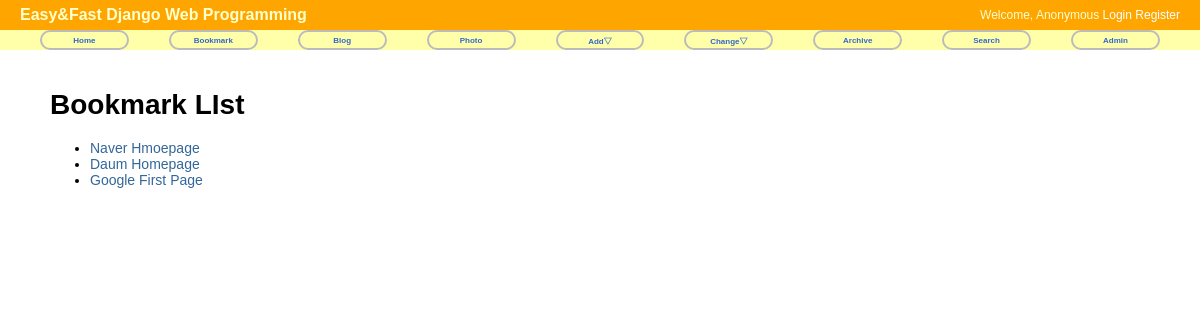
The page /bookmark/ on the database as committed earlier.
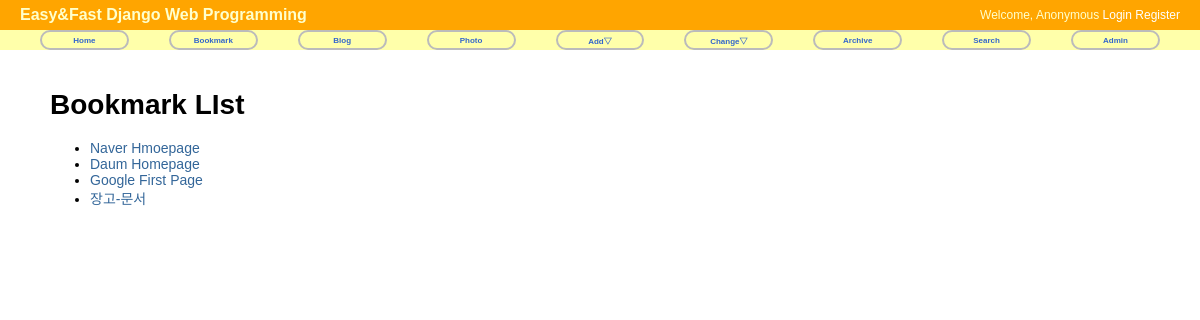
The same page on the database as committed later.
### bookmark/models.py (models this page shows)
class Bookmark(models.Model):
    title = models.CharField(max_length=100, blank=True, null=True)
    url = models.URLField('url', unique=True)
    owner = models.ForeignKey(User, null=True, on_delete=models.DO_NOTHING)  # models.CASCADE
    def __str__(self):
        return self.title

### bookmark/views.py (the view)
# urls.py: path('', views.BookmarkLV.as_view(), name='index'),
class BookmarkLV(ListView):
    model = Bookmark

### bookmark/templates/bookmark/bookmark_list.html (shortened to what this page needs)
{% extends "base.html" %}
{% block content %}
<div id="content">
    <h1>Bookmark LIst</h1>
    <ul>
        {% for bookmark in object_list %}
            <li><a href="{% url 'bookmark:detail' bookmark.id %}">{{ bookmark }}</a></li>
        {% endfor %}
    </ul>
</div>
{% endblock %}

### templates/base.html (shortened to what this page needs)
<!doctype html>
<html lang="ko">
<head>
    {% load staticfiles %}
    <link rel="stylesheet" href="{% static 'css/base.css' %}" type="text/css">
    <link rel="stylesheet" href="{% block extrastyle %}{% endblock %}">
</head>
<body>
<div id="header">
    <h2 class="maintitle">Easy&amp;Fast Django Web Programming</h2>
    {% if user.is_active %}
    <h4 class="welcome">Welcome,
        <strong>{% firstof user.get_short_name user.get_username %}</strong>
        <a href="{% url 'password_change' %}">Change Password</a>
        <a href="{% url 'logout' %}">Logout</a>
    </h4>
    {% else %}
    <h4 class="welcome">Welcome, Anonymous
        <a href="{% url 'login' %}">Login</a>
        <a href="{% url 'register' %}">Register</a>
    </h4>
    {% endif %}
</div>
<div id="menu">
    <li><a href="{% url 'home' %}">Home</a></li>
    <li><a href="{% url 'bookmark:index' %}">Bookmark</a></li>
    <li><a href="{% url 'blog:index' %}">Blog</a></li>
    <li><a href="{% url 'photo:index' %}">Photo</a></li>
    <li><a href="#">Add&bigtriangledown;</a>
    </li>
    <li><a href="#">Change&bigtriangledown;</a>
    </li>
    <li><a href="{% url 'blog:post_archive' %}">Archive</a></li>
    <li><a href="{% url 'blog:search' %}">Search</a></li>
    <li><a href="{% url 'admin:index' %}">Admin</a></li>
</div>
{% block content %}{% endblock %}
</body>
</html>

### static/css/base.css (style rules this page uses)
body { font-family: "Lucida Grande", Verdana, Arial, sans-serif; font-size: 14px; }
div#header { position: absolute; top: 0px; left: 0px; height: 30px; width: 100%; display: table; background: orange; }
div#menu { position: absolute; top: 30px; left: 0px; height: 20px; width: 100%; display: table; table-layout: fixed; border-spacing: 40px 0px; background: #ffa; font-size: 8px; }
div#content { position: absolute; top: 70px; left: 50px; right: 50px; }
.maintitle { display: table-cell; vertical-align: middle; padding-left: 20px; color: #ffc; font-weight: bold; font-size: 16px; }
.welcome { display: table-cell; vertical-align: middle; text-align: right; padding-right: 20px; color: #ffc; font-weight: normal; font-size: 12px; }
.welcome a:link, .welcome a:visited { color: white; }
div#menu a:link, div#menu a:visited { color: #36c; }
div#menu > li { display: table-cell; vertical-align: middle; border: 2px solid #bbb; border-radius: 25px; text-align: center; font-weight: bold; }
a:link, a:visited { color: #369; text-decoration: none; }

Rows that differ between the two databases and show on the page:
added Bookmark: title "장고-문서"
